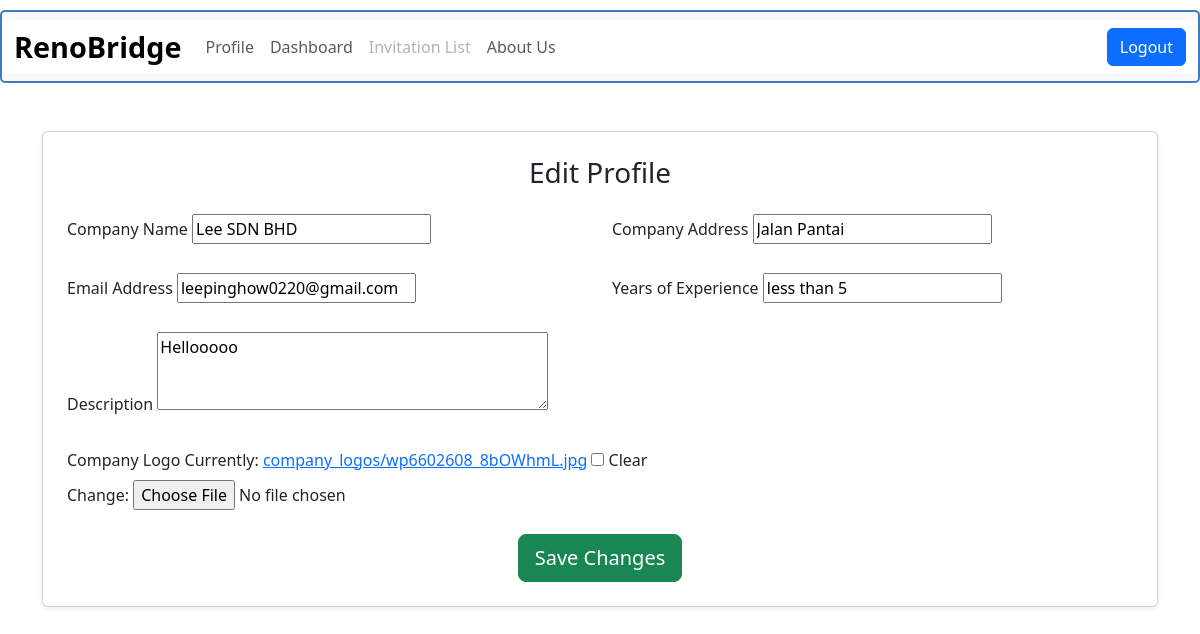
The page /edit_contractor_profile/2/ (signed in) on the database its author committed.
### renobridge/models.py (models this page shows)
class Contractor(models.Model):
    user = models.OneToOneField(settings.AUTH_USER_MODEL, on_delete=models.CASCADE)
    company_name = models.CharField(max_length=200)
    company_address = models.CharField(max_length=200)
    logo = models.ImageField(upload_to='company_logos/', blank=True, null=True)
    email_address = models.EmailField()
    years_of_experience = models.CharField(max_length=50)
    description = models.TextField()
    preferred_location = models.CharField(max_length=100)
    services_provided = models.TextField()  # Store services as comma-separated values
    expertise_styles = models.TextField()  # Store expertise styles as comma-separated values

### renobridge/views.py (the view)
# urls.py: path('edit_contractor_profile/<int:id>/', views.edit_contractor_profile, name='edit_contractor_profile'),
@login_required
def edit_contractor_profile(request, id):
    contractor = get_object_or_404(Contractor, user__id=id)
    if request.method == 'POST':
        form = ContractorProfileForm(request.POST, request.FILES, instance=contractor)
        if form.is_valid():
            form.save()
            return redirect('expert_profile', id=id)
    else:
        form = ContractorProfileForm(instance=contractor)
    context = {
        'form': form,
        'contractor': contractor
    }
    return render(request, 'edit_contractor_profile.html', context)

### renobridge/forms.py
class ContractorProfileForm(forms.ModelForm):
    class Meta:
        model = Contractor
        fields = ['company_name', 'company_address', 'email_address', 'years_of_experience', 'description', 'logo']
        widgets = {
            'description': forms.Textarea(attrs={'rows': 3}),
        }

### renobridge/templates/edit_contractor_profile.html (shortened to what this page needs)
{% load static %}
<!DOCTYPE html>
<html lang="en">
<head>
    <link rel="stylesheet" href="https://cdn.jsdelivr.net/npm/bootstrap@5.3.3/dist/css/bootstrap.min.css">
    <link rel="stylesheet" href="{% static 'style.css' %}">
</head>
<body>
    <nav class="navbar navbar-expand-lg bg-body-tertiary navbar-frame">
        <div class="container-fluid" style="background-color: white;">
          <a class="navbar-brand" href="{% url 'renobridge' %}">RenoBridge</a>
          <div class="collapse navbar-collapse" id="navbarSupportedContent">
            <ul class="navbar-nav me-auto mb-2 mb-lg-0">
              <li class="nav-item">
                <a class="nav-link" href="{% url 'expert_profile' request.user.id %}">Profile</a>
              </li>
              <li class="nav-item">
                <a class="nav-link" href="{% url 'expert_dashboard'%}">Dashboard</a>
              </li>
              <li class="nav-item">
                <a class="nav-link disabled" href="#">Invitation List</a>
              </li>
              <li class="nav-item">
                <a class="nav-link" href="#">About Us</a>
              </li>
            </ul>
            {% if user.is_authenticated %}
            <ul class="navbar-nav ms-auto mb-2 mb-lg-0">
              <li class="nav-item">
                  <a class="btn btn-primary text-white ms-2" href="{% url 'logout' %}">Logout</a>
              </li>
            </ul>
            {% endif %}
          </div>
        </div>
    </nav>
    <form method="POST" enctype="multipart/form-data">
        <div class="container mt-5">
            <div class="card p-4 shadow-sm">
                <h3 class="text-center mb-4">Edit Profile</h3>
                <div class="row g-4">
                    <div class="col-md-6">
                        <label for="id_company_name" class="form-label">Company Name</label>
                        {{ form.company_name }}
                    </div>
                    <div class="col-md-6">
                        <label for="id_company_address" class="form-label">Company Address</label>
                        {{ form.company_address }}
                    </div>
                    <div class="col-md-6">
                        <label for="id_email_address" class="form-label">Email Address</label>
                        {{ form.email_address }}
                    </div>
                    <div class="col-md-6">
                        <label for="id_years_of_experience" class="form-label">Years of Experience</label>
                        {{ form.years_of_experience }}
                    </div>
                    <div class="col-md-12">
                        <label for="id_description" class="form-label">Description</label>
                        {{ form.description }}
                    </div>
                    <div class="col-md-12">
                        <label for="id_logo" class="form-label">Company Logo</label>
                        {{ form.logo }}
                    </div>
                </div>
                <div class="d-flex justify-content-center mt-4">
                    <button type="submit" class="btn btn-success btn-lg">Save Changes</button>
                </div>
            </div>
        </div>
    </form>
</body>
</html>

### renobridge/static/style.css (style rules this page uses)
.navbar-frame { margin-top: 10px; border: 2px solid #417BBF; border-radius: 5px; }
.navbar-brand { font-size: 1.8rem; font-weight: bold; }

### rows shown on the page
Contractor: company_name "Lee SDN BHD", company_address "Jalan Pantai", email_address "leepinghow0220@gmail.com", years_of_experience "less than 5", description "Hellooooo"
